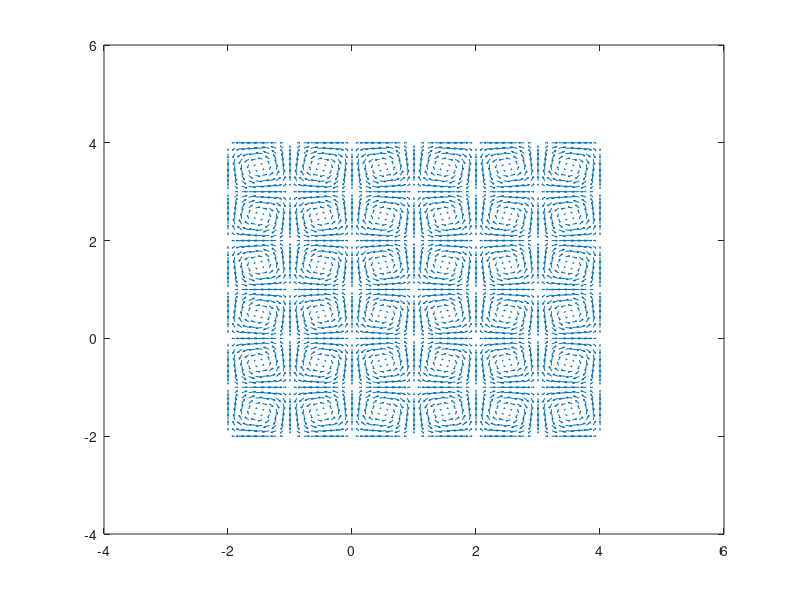

Reproduce this figure in MATLAB.
clear all

gridsize = 55;

[x y] = meshgrid(linspace(-2,4,gridsize),linspace(-2,4,gridsize));

u = zeros(gridsize);
v = zeros(gridsize);

nt = 5;
tmin = 0;
tmax = 12;
t_vect = linspace(tmin,tmax,nt);

for k = 1:nt
    for i = 1:gridsize
        for j = 1:gridsize
%             [u_out] = time_dep_double_gyre(t_vect(k),[x(i,j) , y(i,j)]); 
%             u(i,j) = u_out(1);
%             v(i,j) = u_out(2);
            u(i,j) = -pi*sin(pi*x(i,j))*cos(pi*y(i,j));
            v(i,j) = pi*cos(pi*x(i,j))*sin(pi*y(i,j));
        end
    end
    U(:,:,k) = u;
    V(:,:,k) = v;
    quiver(x,y,u,v);
    pause(0.1);
    disp(k);
end

%U = repmat(u,[1 1 nt]);
%V = repmat(v,[1 1 nt]);

%save('double_gyre','x','y','t_vect','U','V');